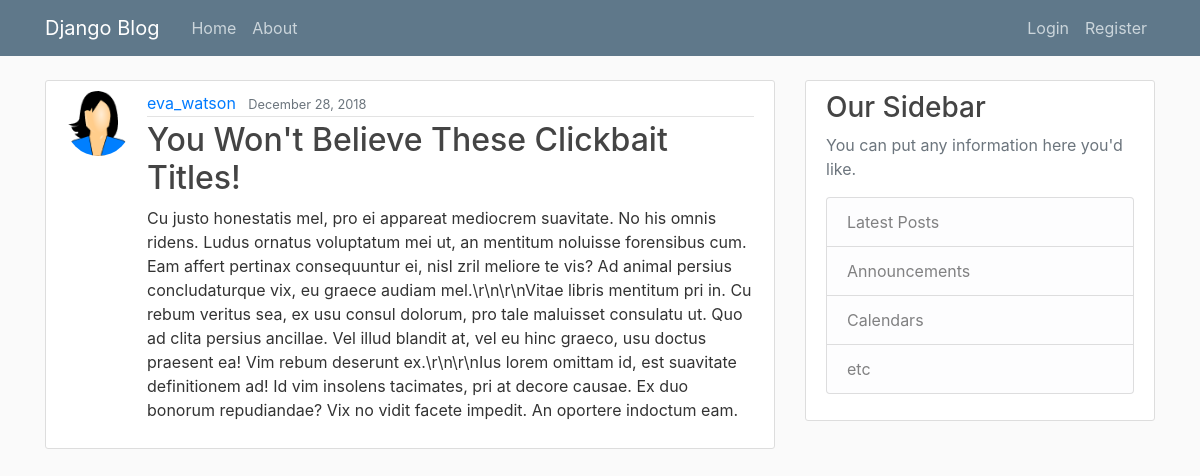
The page /post/22/ on the database its author committed.
### blog/models.py (models this page shows, shortened)
class Post(models.Model):
    title = models.CharField(max_length=100)
    content = models.TextField()
    date_posted = models.DateTimeField(default=timezone.now)
    author = models.ForeignKey(User, on_delete=models.CASCADE)

### users/models.py (models this page shows, shortened)
class Profile(models.Model):
    user = models.OneToOneField(User, on_delete=models.CASCADE)
    image = models.ImageField(default='default.jpg', upload_to='profile_pics')

### blog/views.py (the view)
# urls.py: path('post/<int:pk>/', PostDetailView.as_view(), name='post-detail'),
class PostDetailView(DetailView):
    model = Post

### blog/templates/blog/post_detail.html (shortened to what this page needs)
{% extends "blog/base.html" %}
{% block content %}
    <article class="media content-section">
      <img src="{{ object.author.profile.image.url }}" alt="" class="rounded-circle article-img">
      <div class="media-body">
        <div class="article-metadata">
          <a class="mr-2" href="{% url 'user-posts' object.author.username %}">{{ object.author }}</a>
          <small class="text-muted">{{ object.date_posted|date:"F d, Y" }}</small>
        </div>
        <h2 class="article-title">{{ object.title }}</h2>
        <p class="article-content">{{ object.content }}</p>
      </div>
    </article>
{% endblock content %}

### blog/static/blog/main.css (style rules this page uses)
body { background: #fafafa; color: #333333; margin-top: 5rem; }
h1, h2, h3, h4, h5, h6 { color: #444444; }
.content-section { background: #ffffff; padding: 10px 20px; border: 1px solid #dddddd; border-radius: 3px; margin-bottom: 20px; }
.article-title { color: #444444; }
.article-content { white-space: pre-line; }
.article-img { height: 65px; width: 65px; margin-right: 16px; }
.article-metadata { padding-bottom: 1px; margin-bottom: 4px; border-bottom: 1px solid #e3e3e3 }

### rows shown on the page
Post: author.profile.image (picture), author "eva_watson", date_posted "December 28, 2018", title "You Won't Believe These Clickbait Titles!", content "Cu justo honestatis mel, pro ei appareat mediocrem suavitate. No his omnis ridens. Ludus ornatus voluptatum mei ut, an mentitum noluisse forensibus cum. Eam affert pertinax consequuntur ei, nisl zril meliore te vis? Ad animal persius concludaturque vix, eu graece audiam mel.\\r\\n\\r\\nVitae libris mentitum pri in. Cu rebum veritus sea, ex usu consul dolorum, pro tale maluisset consulatu ut. Quo ad clita persius ancillae. Vel illud blandit at, vel eu hinc graeco, usu doctus praesent ea! Vim rebum deserunt ex.\\r\\n\\r\\nIus lorem omittam id, est suavitate definitionem ad! Id vim insolens tacimates, pri at decore causae. Ex duo bonorum repudiandae? Vix no vidit facete impedit. An oportere indoctum…"
